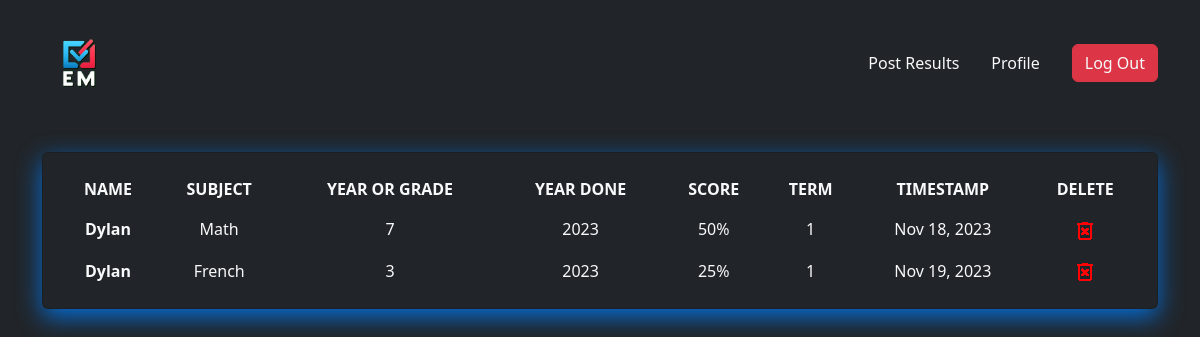
The page /home (signed in) on the database as committed earlier.
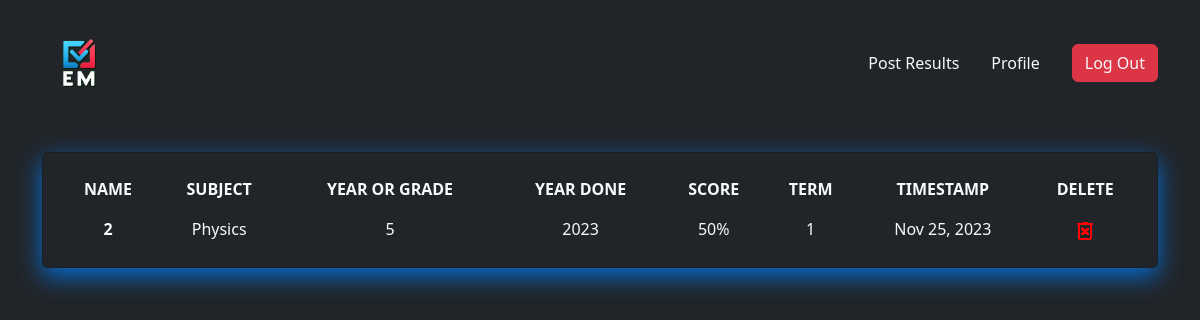
The same page on the database as committed later.
### app/models.py (models this page shows)
class Exams(db.Model):
    id = db.Column(db.Integer, primary_key=True)
    term = db.Column(db.Integer)
    name = db.Column(db.String(64))
    year_done = db.Column(db.String(4))
    year_or_grade = db.Column(db.String(4))
    subjects = db.Column(db.String(64))
    score = db.Column(db.String(4))
    timestamp = db.Column(db.DateTime, index=True, default=datetime.utcnow)
    user_id = db.Column(db.Integer, db.ForeignKey('user.id'))
    def __repr__(self):
        return f'Grade: {self.score}'

### app/routes.py (the view, shortened to what this page needs)
@app.route('/', methods=['GET', 'POST'])
@app.route('/home', methods=['GET', 'POST'])
@login_required
def index():
    form = ExamRecordForm()
    exams = current_user.exams.order_by(Exams.timestamp.asc()).all()
    print(exams)
    return render_template('index.html', title='Index', form=form, exams=exams)

### app/models.py (called while the page is built)
@login.user_loader
def load_user(id):
    return User.query.get(int(id))

### app/routes.py (called while the page is built)
@app.before_request
def before_request():
    if current_user.is_authenticated:
        current_user. last_seen = datetime. utcnow()
        db. session.commit ()

### app/templates/index.html (shortened to what this page needs)
{% extends 'base.html' %}
{% block content %}
<div class="my_modal">
</div>
<br>
<br>
<br>
<section class="intro">
      <div class="mask d-flex align-items-center h-100 bg-dark">
        <div class="container bg-dark">
          <div class="row justify-content-center bg-dark">
            <div class="col-12 bg-dark">
              <div class="card mask-custom bg-dark" style="box-shadow: rgba(0, 122, 243, 0.853) 0px 8px 24px;">
                <div class="card-body" >
                  <div class="table-responsive" >
                    <table class="table table-borderless text-light mb-0 bg-dark"  >
                      <thead>
                        <tr>
                          <th scope="col">NAME</th>
                          <th scope="col">SUBJECT</th>
                          <th scope="col">YEAR OR GRADE</th>
                          <th scope="col">YEAR DONE</th>
                          <th scope="col">SCORE</th>
                          <th scope="col">TERM</th>
                          <th scope="col">TIMESTAMP</th>
                          <th scope="col">DELETE</th>
                        </tr>
                      </thead>
                      <tbody>
                        {% for exam in exams %}
                        <tr>
                          <th scope="row">{{ exam.name }}</th>
                          <td>{{ exam.subjects }}</td>
                          <td>{{ exam.year_or_grade }}</td>
                          <td>{{ exam.year_done }}</td>
                          <td>{{ exam.score }}</td>
                          <td>{{ exam.term }}</td>
                          <td>{{ moment(exam.timestamp).format('ll') }}</td>
                          <td><a href="{{ url_for('index_exam', id = exam.id) }}" class="text-danger w-75 h-100"><img src="{{ url_for('static', filename='images/delete_forever_FILL0_wght400_GRAD0_opsz24.png') }}" ></a></td>
                        </tr>
                        {% endfor %}
                      </tbody>
                    </table>
                  </div>
                </div>
              </div>
            </div>
          </div>
        </div>
      </div>
    </div>
{% endblock %}

### app/templates/base.html (shortened to what this page needs)
<!DOCTYPE html>
<html lang="en">
<head>
    <link  href="https://cdn.jsdelivr.net/npm/bootstrap@5.2.2/dist/css/bootstrap.min.css" rel="stylesheet">
    <link rel="stylesheet" href="{{ url_for('static', filename='css/style.css') }}">
</head>
<body>
    <div>
        {% block content %}
        {% endblock %}
    <div class="container-fluid text-center text-light" style="position: fixed;">
        <div class="row">
            {% if current_user.is_anonymous %}
            <nav class="navbar navbar-expand-lg fixed-top bg-transparent navbar-light text-light">
                <div class="container">
                  <a class="navbar-brand" href="#"
                    ><img
                      id="MDB-logo"
                      src="{{ url_for('static', filename='images/logo2.png') }}"
                      alt="MDB Logo"
                      draggable="false"
                      height="100px"
                      width="75px"
                  /></a>
                  <button
                    class="navbar-toggler"
                    type="button"
                    data-mdb-toggle="collapse"
                    data-mdb-target="#navbarSupportedContent"
                    aria-controls="navbarSupportedContent"
                    aria-expanded="false"
                    aria-label="Toggle navigation"
                  >
                    <i class="fas fa-bars"></i>
                  </button>
                  <div class="collapse navbar-collapse" id="navbarSupportedContent">
                    <ul class="navbar-nav ms-auto align-items-center">
                      <li class="nav-item ms-3">
                        <a class="btn btn-success btn-rounded text-light" href="/login">Sign in</a>
                      </li>
                      <li class="nav-item ms-3">
                        <a class="btn btn-success btn-rounded text-light" href="/register">Sign up</a>
                      </li>
                    </ul>
                  </div>
                </div>
              </nav>
            {% else %}
                    <nav class="navbar navbar-expand-lg fixed-top bg-transparent navbar-light text-light">
                <div class="container">
                  <a class="navbar-brand" href=" {{ url_for('index') }} "
                    ><img
                      id="MDB-logo"
                      src="{{ url_for('static', filename='images/logo2.png') }}"
                      alt="MDB Logo"
                      draggable="false"
                      height="100px"
                      width="75px"
                  /></a>
                  <div class="collapse navbar-collapse" id="navbarSupportedContent">
                    <ul class="navbar-nav ms-auto align-items-center">
                      <li class="nav-item">
                        <a class="nav-link mx-2 text-light" data-bs-toggle="modal" data-bs-placement="top" data-bs-target="#admin-form" title="Add New Admin" id="record-exam-button">Post Results</a>
                      </li>
                      <li class="nav-item">
                        <a class="nav-link mx-2 text-light" href="{{ url_for('profile', username=current_user.username) }}">Profile</a>
                      </li>
                      <li class="nav-item ms-3">
                        <a class="btn btn-danger btn-rounded text-light" href="{{ url_for('logout') }}">Log Out</a>
                      </li>
                    </ul>
                  </div>
                </div>
              </nav>
            {% endif %}
        </div>
    </div>
    <br>
    <body>
      </body>
</body>
</html>

### app/static/css/style.css (style rules this page uses)
.my_modal { margin: 20px; padding: 20px; }

### app/templates/base.html (style rules this page uses)
body { background-color: rgb(33, 37, 41); text-align: center; color: white; }
a { color: white; display: inline-block; text-decoration: none; }

Rows that differ between the two databases and show on the page:
removed Exams: name "Dylan", subjects "Math", year_or_grade "7", year_done "2023", score "50%", term "1", timestamp "Nov 18, 2023"
removed Exams: name "Dylan", subjects "French", year_or_grade "3", year_done "2023", score "25%", term "1", timestamp "Nov 19, 2023"
now on this page (row edited): Exams: name "2", subjects "Physics", year_or_grade "5", year_done "2023", score "50%", term "1", timestamp "Nov 25, 2023"
